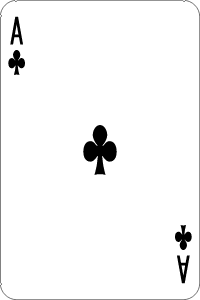
#> input picture sodam/data_files/cards/01c.png, 200 x 300 px
$ python -i engine.py   (imports and definitions only)
#> lines starting #> are read from the running program, lines starting #| are printed output that depends on the picture
### sodam/stickerforge/qc.py
"""검수 지표 — AI 없이 코드로 세는 것들 (Result.warnings / metrics).

소담이는 결과를 눈으로 못 보니 프레임을 숫자로 잰다. 각 지표는 (값, 한계) 로 두고 한계를 넘으면
한국어 경고 한 줄을 만든다. 경고 문장은 소담이가 그대로 읽고 "무엇을 고칠지" 정하는 입력이라
원인 + 고칠 방향을 같이 적는다.
"""
from __future__ import annotations

import numpy as np
from PIL import Image

from .const import S

# 한계 (지표 이름: 값). 바꾸면 tests/test_sticker_upgrade.py 도 같이.
LIMITS = {
    "caption_overlap": 0.12,   # 자막 상자 안에 든 피사체(또는 관심 영역) 비율
    "edge_clip": 0.02,         # 가장자리 2px 띠에서 불투명 픽셀 비율 (cutout)
    "holes": 200,              # 폐쇄 투명 픽셀 수
    "motion_min": 0.3,         # 프레임 간 평균 차이(0~255) 가 이보다 작으면 밋밋 (잔잔한 idle ≈ 0.5)
    "motion_max": 48.0,        # 한 프레임 차이가 이보다 크면 요란
    "whiteout_frames": 1,      # 불투명 픽셀의 90% 이상이 245↑ 인 프레임 수
    "dark_ratio": 0.5,         # 거의 까맣거나(평균 밝기 14↓) 텅 빈(불투명 2%↓) 프레임 비율 — 타서 사라지기도 절반은 보여야
}
THUMB = 96                     # 프레임 차이는 축소본으로 잰다 (빠르고 노이즈에 둔감)


def _small(frame: Image.Image) -> np.ndarray:
    return np.asarray(frame.convert("RGBA").resize((THUMB, THUMB), Image.BILINEAR), dtype=np.float32)


# [99 lines left out: functions motion_stats, whiteout_frames, dark_ratio, edge_clip, caption_overlap, inspect, not called in this run]


def focus_map(im: Image.Image, size: int = 64) -> np.ndarray:
    """관심 영역(0~1): 국소 대비(에지) 에너지. 얼굴·글자·피사체가 높고 하늘·벽·옷은 낮다.
    가볍게: 축소 → 그레이 → 라플라시안 절대값 → 블러."""
    from PIL import ImageFilter
    g = im.convert("L").resize((size, size), Image.BILINEAR)
    e = np.asarray(g.filter(ImageFilter.FIND_EDGES), dtype=np.float32)
    e = np.asarray(Image.fromarray(e.astype(np.uint8)).filter(ImageFilter.GaussianBlur(2)), dtype=np.float32)
    return e / (e.max() or 1.0)


# [4 lines left out: function focus_mask_512, not called in this run]

### sodam/stickerforge/engine.py
"""Frame renderer + encoder.

Quality rules baked in here:
  * the master is kept premultiplied so transparent black never bleeds into edges
  * exactly one resample per frame: rotate/scale/translate and 1024->512 in one affine
  * unpremultiply right before effects and saving
  * VP9 two-pass with alpha_mode=1, no alt-ref frames, and a bitrate ladder that
    walks down until the file fits (the alpha plane is not counted by -b:v, so
    transparent stickers need less than you'd guess)

소담 보강: photo 모드는 피사체(얼굴) 를 고려해 자르고(focus_window / framing), 프레임은 메모리에 두고
검수 지표(qc)·미리보기에 바로 쓰며 PNG 는 ffmpeg 입력용으로만 빠르게(compress_level 1) 쓴다.
움프(프로필 영상)는 같은 프레임을 640 H.264 로 두 바퀴 잇는다 (encode_profile).
"""
from __future__ import annotations

import math
import os
import shutil
import subprocess
import tempfile

import numpy as np
from PIL import Image, ImageChops, ImageDraw, ImageFilter

from .const import S, FPS, NF, D, MASTER, ffmpeg
from . import motions as M
from . import fx as FX
from . import caption as CAP
from . import qc

# ffmpeg 한 번 상한 (초). 서버 올리기 시험은 노래 중이면 힘을 낮춰 돌아서 update.sh 가 늘림 (2026-10-09 시간 초과로 시험 실패)
FFMPEG_TIMEOUT = int(os.getenv("STICKER_FFMPEG_TIMEOUT", "120") or 120)

LADDERS = {
    "cutout": (("460k", "28"), ("400k", "31"), ("340k", "34"), ("280k", "37"), ("220k", "40"), ("170k", "44")),
    "photo":  (("660k", "20"), ("560k", "24"), ("460k", "28"), ("380k", "32"), ("300k", "36"), ("240k", "40")),
    "icon":   (("80k", "14"), ("64k", "18"), ("50k", "22"), ("40k", "26"), ("32k", "30")),
    "emoji":  (("140k", "12"), ("110k", "16"), ("90k", "20"), ("70k", "24"), ("55k", "28")),
}
FRAMINGS = ("auto", "center", "top", "blur")
PROFILE_SIDE, PROFILE_LOOPS, PROFILE_MAX = 640, 2, 2 * 1024 * 1024     # 움프 규격 (avatar.py 와 같음)


def premultiply(im):
    a = np.asarray(im.convert("RGBA"), dtype=np.float32) / 255.0
    a[..., :3] *= a[..., 3:4]
    return Image.fromarray((a * 255 + 0.5).astype(np.uint8), "RGBA")


# [28 lines left out: functions unpremultiply, prepare_cutout, not called in this run]


def focus_window(im: Image.Image, top_bias: float = 0.35) -> tuple:
    """정사각형 자르기 창 (x0, y0, x1, y1). 관심 영역(에지 에너지) 이 가장 많이 들어오는 위치를 고르되,
    세로로 긴 사진은 위쪽(얼굴) 을 조금 더 쳐준다. 짧은 변이 창의 한 변."""
    w, h = im.size
    side = min(w, h)
    if w == h:
        return (0, 0, w, h)
    m = qc.focus_map(im, 64)                                   # 64×64, 0~1
    if h > w:                                                  # 세로: y 만 고른다
        prof = m.sum(axis=1)                                   # 행별 에너지
        span = max(1, round(64 * side / h))
        best, best_s = 0, -1.0
        for y in range(0, 64 - span + 1):
            s = prof[y:y + span].sum() * (1 + top_bias * (1 - y / max(1, 64 - span)))
            if s > best_s:
                best, best_s = y, s
        y0 = min(h - side, round(best / 64 * h))
        return (0, y0, side, y0 + side)
    prof = m.sum(axis=0)
    span = max(1, round(64 * side / w))
    best, best_s = 0, -1.0
    for x in range(0, 64 - span + 1):
        s = prof[x:x + span].sum()
        if s > best_s:
            best, best_s = x, s
    x0 = min(w - side, round(best / 64 * w))
    return (x0, 0, x0 + side, side)


def prepare_photo(im: Image.Image, overscan: float = 1.06, framing: str = "auto"):
    """정사각형으로 맞춰 MASTER 캔버스를 꽉 채운다 (pan·shake 가 가장자리를 드러내지 않게 살짝 크게).
    framing: auto(관심 영역 우선) · center(가운데) · top(위쪽) · blur(흐린 배경 위에 전체를 담음).
    → (master, pivot, info{window, framing})"""
    im = im.convert("RGBA")
    w, h = im.size
    side = min(w, h)
    if framing == "blur" and w != h:
        big = max(w, h)
        bg = im.resize((big, big), Image.BILINEAR).filter(ImageFilter.GaussianBlur(big / 24))
        bg = Image.blend(bg, Image.new("RGBA", bg.size, (0, 0, 0, 255)), 0.25)
        bg.alpha_composite(im, ((big - w) // 2, (big - h) // 2))
        im, window = bg, (0, 0, big, big)
    else:
        if framing == "center" or w == h:
            window = ((w - side) // 2, (h - side) // 2, (w - side) // 2 + side, (h - side) // 2 + side)
        elif framing == "top":
            window = ((w - side) // 2, 0, (w - side) // 2 + side, side)
        else:
            window = focus_window(im)
        im = im.crop(window)
    im.putalpha(255)
    sc = MASTER * overscan / im.width
    im = im.resize((int(im.width * sc), int(im.height * sc)), Image.LANCZOS)
    c = Image.new("RGBA", (MASTER, MASTER), (0, 0, 0, 255))
    c.alpha_composite(im, ((MASTER - im.width) // 2, (MASTER - im.height) // 2))
    return premultiply(c), (MASTER / 2, MASTER / 2), {"window": window, "framing": framing if framing in FRAMINGS else "auto"}


# [50 lines left out: functions rounded_mask, affine, cover_scale, hit_times, not called in this run]


_BLACK = Image.new("RGBA", (S, S), (0, 0, 0, 255))
RAW = "frames.rgba"      # ffmpeg 입력: 89장 RGBA 원시 바이트 한 파일 (PNG 인코드·디코드 생략 → 그리기 1.5초·인코딩 1초 절약)


# [7 lines left out: function timeline, not called in this run]


ONCE_SECONDS, ONCE_FPS = 6.0, 20


# [186 lines left out: functions _layer_fn, build, _input, _encode, encode_fit, encode_profile and 1 more, not called in this run]

>>> from PIL import Image
>>> picture = Image.open('../data_files/cards/01c.png')
#> picture is the input picture: PIL image 200x300 RGBA; mean R, G, B, A 244.9, 244.9, 244.9, 253.4
>>> result = prepare_photo(picture)
#> in focus_map, `g = im.convert("L").resize((size, size), Image.BILINEAR)`:
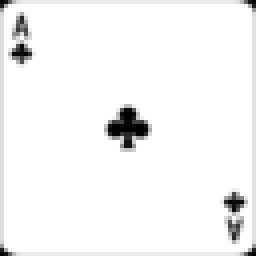
#> g: PIL image 64x64 L (shown 4 times larger); min 0, max 255, mean 245.5
#> in focus_map, `e = np.asarray(g.filter(ImageFilter.FIND_EDGES), dtype=np.float32)`:
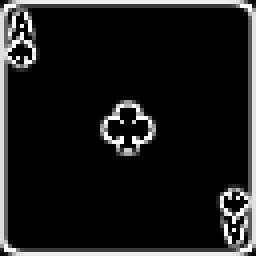
#> e: shape (64, 64) float32 (shown 4 times larger); min 0, max 255, mean 27.6
#> in focus_map, `e = np.asarray(Image.fromarray(e.astype(np.uint8)).filter(ImageFilter...`:
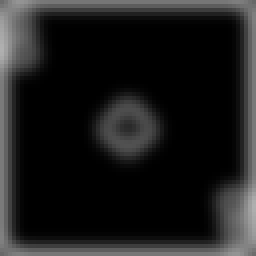
#> e: shape (64, 64) float32 (shown 4 times larger); min 0, max 176, mean 28.8
#> in focus_map, `return e / (e.max() or 1.0)`:
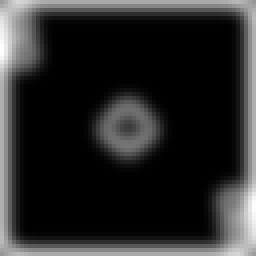
#> returned value: shape (64, 64) float32 (shown 4 times larger); min 0, max 1, mean 0.164
#> in focus_window, `prof = m.sum(axis=1)`: prof = 64 values, max 43.79 at index 0, min 4.08 at index 21, mean 10.47
#> the loop in focus_window, `for y in range(0, 64 - span + 1):` made 22 passes
#> (s, best, best_s) on pass 1: (563.1, 0, 563.1)
#> s on passes 2 to 7: 503.3, 455.1, 421.3, 400.6, 388.8, 381.6
#> after the loop in focus_window, `for y in range(0, 64 - span + 1):`: best = 0; best_s = 563.1
#> in focus_window, `y0 = min(h - side, round(best / 64 * h))`: y0 = 0
#> in prepare_photo, `window = focus_window(im)`: window = (0, 0, 200, 200)
#> in prepare_photo, `im = im.crop(window)`:
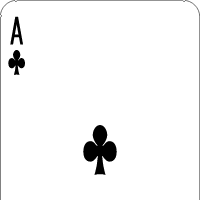
#> im: PIL image 200x200 RGBA; mean R, G, B, A 244.3, 244.3, 244.3, 253.7; transparent parts drawn white
#> in prepare_photo, `im = im.resize((int(im.width * sc), int(im.height * sc)), Image.LANCZOS)`:
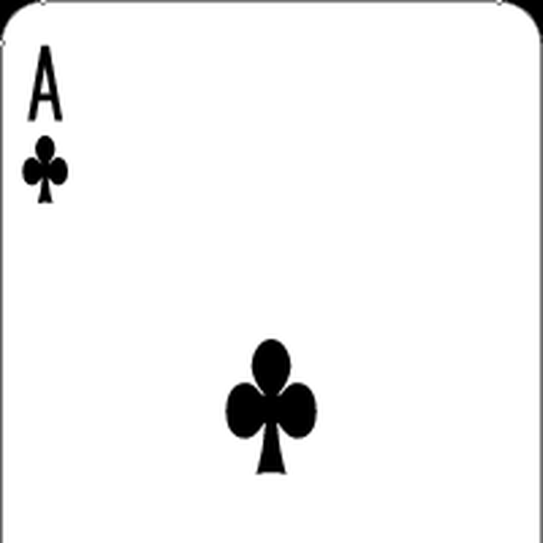
#> im: PIL image 1085x1085 RGBA (shown at 1/2 size); mean R, G, B, A 244.1, 244.1, 244.1, 255
#> in prepare_photo, `c.alpha_composite(im, ((MASTER - im.width) // 2, (MASTER - im.height) ..`:
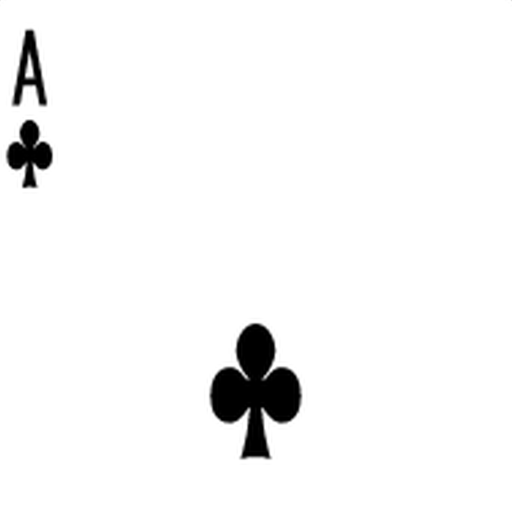
#> c: PIL image 1024x1024 RGBA (shown at 1/2 size); mean R, G, B, A 246, 246, 246, 255

$ run again, on sodam/data_files/cards/02c.png
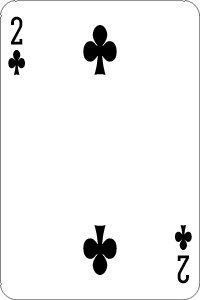
#> input picture sodam/data_files/cards/02c.png, 200 x 300 px
#> picture is the input picture: PIL image 200x300 RGBA; mean R, G, B, A 241.3, 241.3, 241.3, 253.4
#> in focus_map, `return e / (e.max() or 1.0)`:
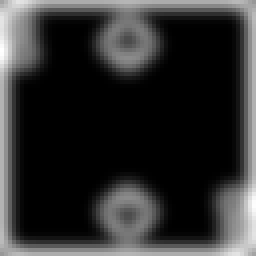
#> returned value: shape (64, 64) float32 (shown 4 times larger); min 0, max 1, mean 0.188
#> prof = 64 values, max 44.86 at index 0, min 3.93 at index 22, mean 12.04
#> the loop in focus_window, `for y in range(0, 64 - span + 1):` made 22 passes
#> (s, best, best_s) on pass 1: (578.6, 0, 578.6)
#> after the loop in focus_window, `for y in range(0, 64 - span + 1):`: best = 0; best_s = 578.6
#> y0 = 0
#> window = (0, 0, 200, 200)
#> in prepare_photo, `c.alpha_composite(im, ((MASTER - im.width) // 2, (MASTER - im.height) ..`:
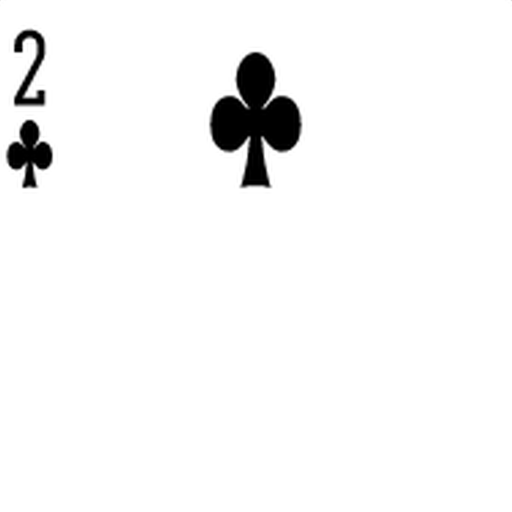
#> c: PIL image 1024x1024 RGBA (shown at 1/2 size); mean R, G, B, A 246.1, 246.1, 246.1, 255
